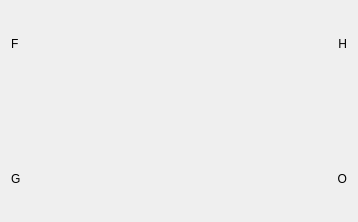
<?xml version="1.0" encoding="UTF-8"?>
<ui version="4.0">
 <class>Form</class>
 <widget class="QWidget" name="Form">
  <property name="geometry">
   <rect>
    <x>0</x>
    <y>0</y>
    <width>358</width>
    <height>222</height>
   </rect>
  </property>
  <property name="sizePolicy">
   <sizepolicy hsizetype="Expanding" vsizetype="Expanding">
    <horstretch>0</horstretch>
    <verstretch>0</verstretch>
   </sizepolicy>
  </property>
  <property name="windowTitle">
   <string>Form</string>
  </property>
  <layout class="QHBoxLayout" name="horizontalLayout">
   <item>
    <layout class="QGridLayout" name="gridLayout">
     <item row="2" column="0">
      <widget class="QLabel" name="label_3">
       <property name="sizePolicy">
        <sizepolicy hsizetype="MinimumExpanding" vsizetype="MinimumExpanding">
         <horstretch>0</horstretch>
         <verstretch>0</verstretch>
        </sizepolicy>
       </property>
       <property name="text">
        <string>G</string>
       </property>
      </widget>
     </item>
     <item row="1" column="0">
      <spacer name="verticalSpacer_3">
       <property name="orientation">
        <enum>Qt::Vertical</enum>
       </property>
       <property name="sizeHint" stdset="0">
        <size>
         <width>20</width>
         <height>40</height>
        </size>
       </property>
      </spacer>
     </item>
     <item row="1" column="2">
      <spacer name="verticalSpacer_5">
       <property name="orientation">
        <enum>Qt::Vertical</enum>
       </property>
       <property name="sizeHint" stdset="0">
        <size>
         <width>20</width>
         <height>40</height>
        </size>
       </property>
      </spacer>
     </item>
     <item row="0" column="0">
      <widget class="QLabel" name="label">
       <property name="autoFillBackground">
        <bool>false</bool>
       </property>
       <property name="text">
        <string>F</string>
       </property>
       <property name="margin">
        <number>0</number>
       </property>
       <property name="indent">
        <number>-100</number>
       </property>
      </widget>
     </item>
     <item row="2" column="2">
      <widget class="QLabel" name="label_4">
       <property name="sizePolicy">
        <sizepolicy hsizetype="MinimumExpanding" vsizetype="MinimumExpanding">
         <horstretch>0</horstretch>
         <verstretch>0</verstretch>
        </sizepolicy>
       </property>
       <property name="minimumSize">
        <size>
         <width>10</width>
         <height>10</height>
        </size>
       </property>
       <property name="text">
        <string>O</string>
       </property>
       <property name="alignment">
        <set>Qt::AlignRight|Qt::AlignTrailing|Qt::AlignVCenter</set>
       </property>
      </widget>
     </item>
     <item row="0" column="2">
      <widget class="QLabel" name="label_2">
       <property name="sizePolicy">
        <sizepolicy hsizetype="MinimumExpanding" vsizetype="MinimumExpanding">
         <horstretch>0</horstretch>
         <verstretch>0</verstretch>
        </sizepolicy>
       </property>
       <property name="minimumSize">
        <size>
         <width>10</width>
         <height>10</height>
        </size>
       </property>
       <property name="text">
        <string>H</string>
       </property>
       <property name="alignment">
        <set>Qt::AlignRight|Qt::AlignTrailing|Qt::AlignVCenter</set>
       </property>
       <property name="indent">
        <number>-1</number>
       </property>
      </widget>
     </item>
     <item row="2" column="1">
      <spacer name="horizontalSpacer_5">
       <property name="orientation">
        <enum>Qt::Horizontal</enum>
       </property>
       <property name="sizeType">
        <enum>QSizePolicy::Expanding</enum>
       </property>
       <property name="sizeHint" stdset="0">
        <size>
         <width>10</width>
         <height>20</height>
        </size>
       </property>
      </spacer>
     </item>
     <item row="0" column="1">
      <spacer name="horizontalSpacer">
       <property name="orientation">
        <enum>Qt::Horizontal</enum>
       </property>
       <property name="sizeType">
        <enum>QSizePolicy::Expanding</enum>
       </property>
       <property name="sizeHint" stdset="0">
        <size>
         <width>10</width>
         <height>20</height>
        </size>
       </property>
      </spacer>
     </item>
    </layout>
   </item>
  </layout>
 </widget>
 <resources/>
 <connections/>
</ui>
